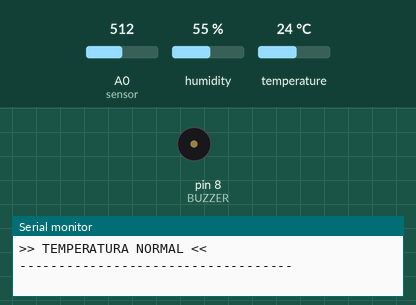
Bench run of a sketch on a simulated Arduino Uno, built with avr-gcc and run on an emulated ATmega328P. Shown: buzzer (waves = sounding), the last lines printed to the serial monitor. The test bench sets the inputs (shaded band); at power-on: temperature 24 °C, A0 (sensor) = 512, humidity 55 %.

Above: at 2.9 s.
3.0 s: temperature set to 21 °C
5.8 s: temperature set to 18 °C
At 7.4 s:
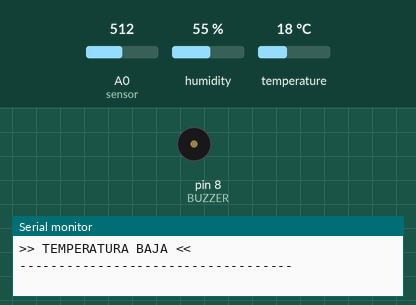
12.0 s: A0 (sensor) set to 390
At 13.1 s:
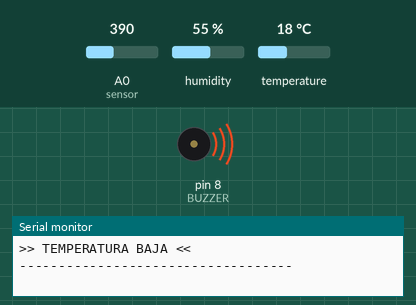
16.8 s: A0 (sensor) set to 716
21.0 s: temperature set to 33 °C
25.3 s: A0 (sensor) set to 1010
Timing chart, 0 to 30.5 s (numbered marks = the images above; inputs shaded):
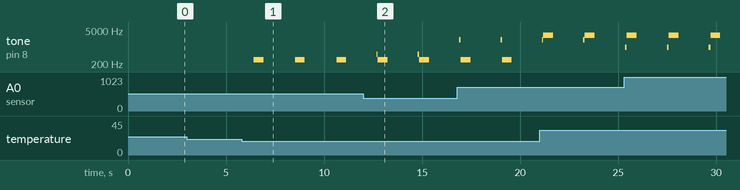

Measured:
- the behaviour switches between 20 and 19 °C on temperature (found by bisection; images 0 and 1)
- after the input at 5.8 s, tone on pin 8 (BUZZER): alternates 300 Hz for 0.50 s and silent for 1.6 s, starting after 0.61 s

The sketch:

Temperatura_Humedad.ino
```cpp
#include "DHT.h"

#define DHTPIN 2       // Pin donde está conectado el DHT11
#define DHTTYPE DHT11  // Tipo de sensor DHT11
#define BUZZER 8       // Pin del buzzer

DHT dht(DHTPIN, DHTTYPE);

void setup() {
  Serial.begin(9600);         // Inicializar comunicación serial
  dht.begin();                // Inicializar DHT11
  pinMode(BUZZER, OUTPUT);    // Configurar el buzzer como salida
  digitalWrite(BUZZER, LOW);  // Asegurar que el buzzer esté apagado al inicio
}

void loop() {
  // ---- LECTURA DEL SENSOR DE HUMEDAD DEL SUELO ----
  int lecturaSuelo = analogRead(A0);  // Leer sensor de humedad del suelo
  Serial.print("Lectura del suelo: ");
  Serial.println(lecturaSuelo);

  if (lecturaSuelo >= 1000) {
    Serial.println(">> EL SENSOR ESTA DESCONECTADO O FUERA DEL SUELO <<");
    tone(BUZZER, 1000, 500);  // Emitir tono de 1000 Hz por 500 ms
  } else if (lecturaSuelo < 1000 && lecturaSuelo >= 600) {
    Serial.println(">> EL SUELO ESTA SECO <<");
    tone(BUZZER, 2000, 500);  // Emitir tono de 2000 Hz por 500 ms
  } else if (lecturaSuelo < 600 && lecturaSuelo >= 400) {
    Serial.println(">> EL SUELO ESTA HUMEDO <<");
    noTone(BUZZER);  // Apagar el buzzer
  } else if (lecturaSuelo < 400) {
    Serial.println(">> EL SENSOR ESTA EN AGUA <<");
    tone(BUZZER, 500, 1000);  // Emitir tono de 500 Hz por 1 segundo
  }

  // ---- LECTURA DEL SENSOR DHT11 ----
  float humedadAire = dht.readHumidity();         // Leer humedad del aire
  float temperaturaAire = dht.readTemperature();  // Leer temperatura del aire

  if (isnan(humedadAire) || isnan(temperaturaAire)) {  // Verificar si hubo error
    Serial.println("Error al leer el sensor DHT11");
  } else {
    Serial.print("Humedad del aire: ");
    Serial.print(humedadAire);
    Serial.print(" %\t");
    Serial.print("Temperatura del aire: ");
    Serial.print(temperaturaAire);
    Serial.println(" °C");

    // ---- INDICACIÓN CON EL BUZZER SEGÚN LA TEMPERATURA ----
    if (temperaturaAire < 20) {
      Serial.println(">> TEMPERATURA BAJA <<");
      tone(BUZZER, 300, 500);  // Emitir tono de 300 Hz por 500 ms
    } else if (temperaturaAire >= 20 && temperaturaAire <= 30) {
      Serial.println(">> TEMPERATURA NORMAL <<");
      noTone(BUZZER);  // Apagar el buzzer
    } else if (temperaturaAire > 30) {
      Serial.println(">> TEMPERATURA ALTA <<");
      tone(BUZZER, 3000, 500);  // Emitir tono de 3000 Hz por 500 ms
    }
  }

  Serial.println("-----------------------------------");
  delay(2000);  // Esperamos 2 segundos antes de la próxima lectura
}
```
